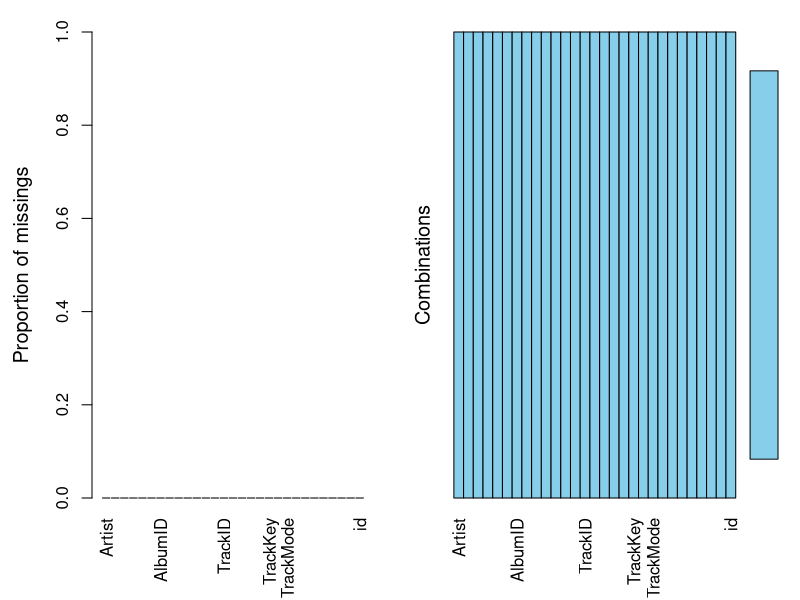
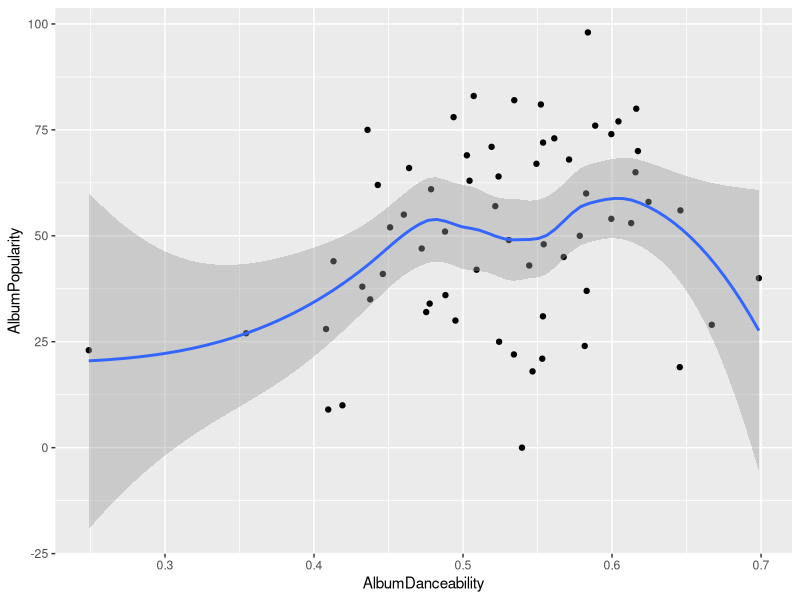
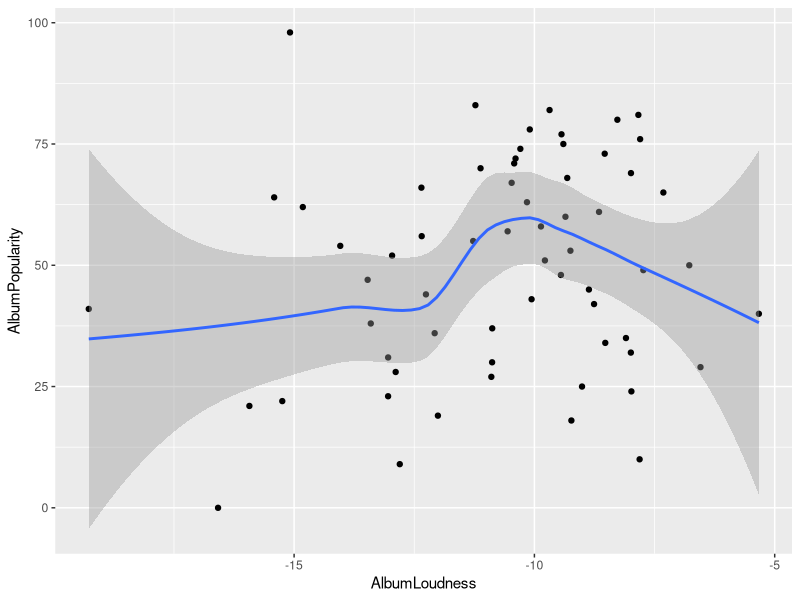
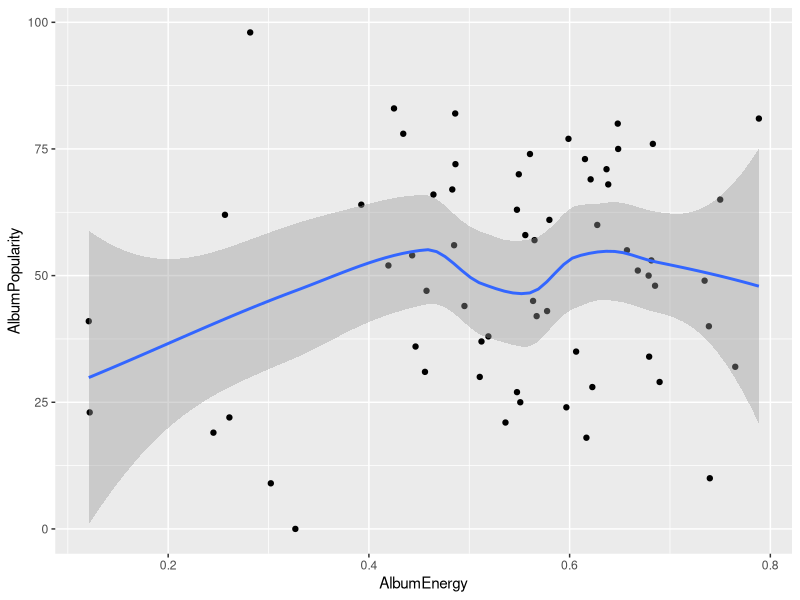
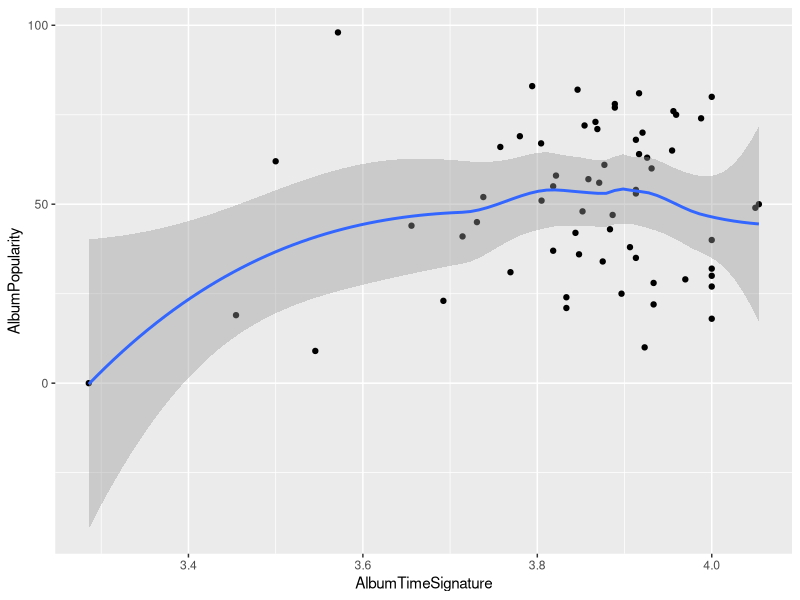
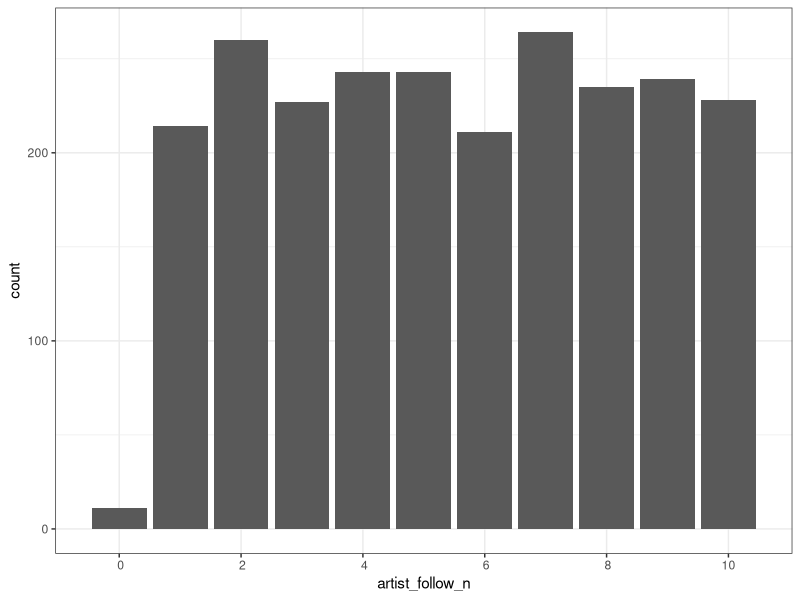
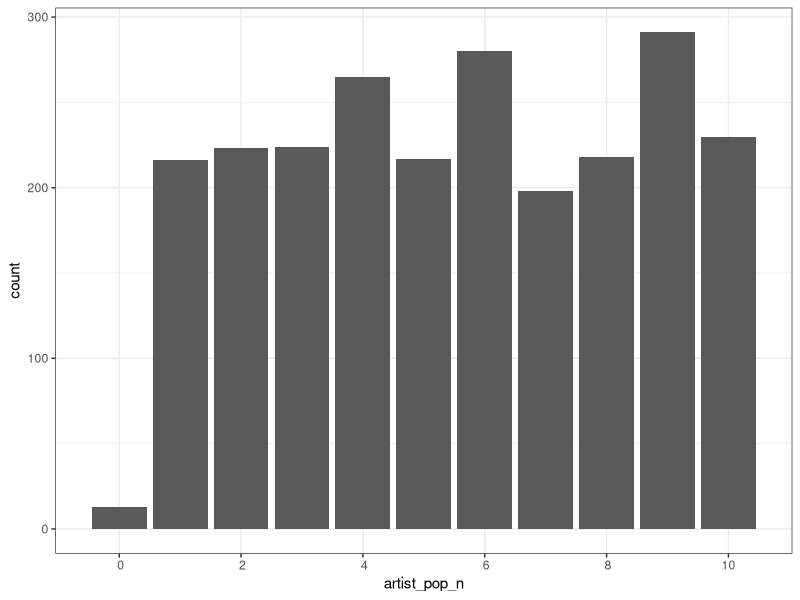
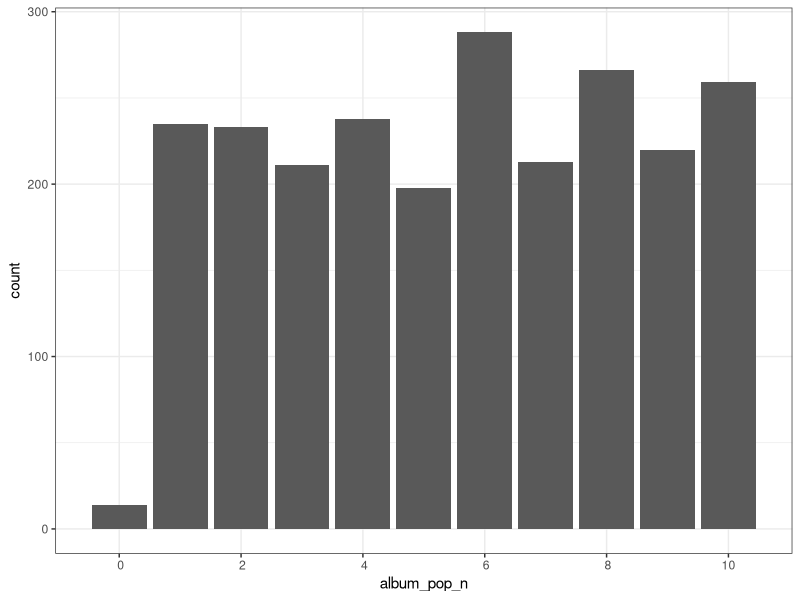

The R source for these figures, in order: (Note: this script raises an error after producing the figures.)
## ---- chunk 1
knitr::opts_chunk$set(echo = TRUE)
## ---- chunk 2
library(tidyverse)
library(lubridate)
library(GGally)
library(cluster)
library(VIM)
library(fpc)
library(leaps)

## ---- chunk 3
spotify.clustering <- read_csv("inst/edited_spotify.csv")

clean_data <- spotify.clustering %>%
  mutate(AlbumReleaseDate = parse_date_time(AlbumReleaseDate, orders = c("y", "ym","ymd"))) %>%
  #Old-school grepl method
  mutate(Artist = ifelse(grepl("Beyonc*", Artist), 'Beyonce', Artist)) %>%
  #Tidyverse str_detect method
  mutate(Artist = ifelse(Artist %>% 
                           str_detect("Janelle Mon*"), 'Janelle Monae', Artist)) %>%
  mutate(AlbumBestChartPosition = ifelse(AlbumBestChartPosition %>% 
                           str_detect("#N/A"), 0, AlbumBestChartPosition)) %>%
  mutate(AlbumBestChartPosition = as.numeric(AlbumBestChartPosition)) %>%
  na.omit() %>%
  mutate(id = row_number()) %>%
  mutate(id = as.character(id)) 
sapply(data, class)

aggr(clean_data) # checks for missing data

test_data <- subset(clean_data, ((AlbumName == "A Girl Called Dusty") | 
                                 (AlbumName == "Action!") |
                                 (AlbumName == "Selling England By The Pound") |
                                 (AlbumName == "Carpenters") | 
                                 (AlbumName == "Ride On") |
                                 (AlbumName == "Autoamerican") |
                                 (AlbumName == "Selected Ambient Works 85-92") |    
                                 (AlbumName == "Different Class") |
                                 (AlbumName == "O") |
                                 (AlbumName == "The Elder Scrolls IV: Oblivion: Original Game Soundtrack") |
                                 (AlbumName == "AM") |
                                 (AlbumName == "An Awesome Wave")))

training_data <- subset(clean_data, ((AlbumName != "A Girl Called Dusty") & 
                                     (AlbumName != "Action!") &
                                     (AlbumName != "Selling England By The Pound") &
                                     (AlbumName != "Carpenters") & 
                                     (AlbumName != "Ride On") &
                                     (AlbumName != "Autoamerican") &
                                     (AlbumName != "Selected Ambient Works 85-92") &    
                                     (AlbumName != "Different Class") &
                                     (AlbumName != "O") &
                                     (AlbumName != "The Elder Scrolls IV: Oblivion: Original Game Soundtrack") &
                                     (AlbumName != "AM") &
                                     (AlbumName != "An Awesome Wave")))

training_data_subsetted <- training_data[c("TrackDuration", "TrackDanceability",
                                 "TrackEnergy", "TrackKey", "TrackLoudness",
                                 "TrackSpeechiness", "TrackAcousticness",
                                 "TrackInstrumentalness", "TrackLiveness", "TrackValence",
                                 "TrackTempo")]
## ---- chunk 4
MyData = {training_data %>% 
    group_by(Artist,AlbumName,AlbumPopularity) %>% 
    summarize(AlbumDanceability = mean(TrackDanceability),
              AlbumLoudness = mean(TrackLoudness),
              AlbumSpeechiness = mean(TrackSpeechiness),
              AlbumDuration = mean(TrackDuration),
              AlbumNumber = mean(TrackNumber),	
              AlbumEnergy = mean(TrackEnergy),	
              AlbumKey = mean(TrackKey),	
              AlbumMode = mean(TrackMode),	
              AlbumAcousticness = mean(TrackAcousticness),	
              AlbumInstrumentalness = mean(TrackInstrumentalness),	
              AlbumLiveness = mean(TrackLiveness),
              AlbumValence = mean(TrackValence),
              AlbumTempo = mean(TrackTempo),	
              AlbumTimeSignature = mean(TrackTimeSignature) )}


#the mean method

MyData1 = {training_data %>% 
    group_by(ArtistPopularity) %>% 
    summarize(ArtistDanceability = mean(TrackDanceability),
              ArtistLoudness = mean(TrackLoudness),
              ArtistSpeechiness = mean(TrackSpeechiness),
              ArtistDuration = mean(TrackDuration),
              ArtistNumber = mean(TrackNumber),	
              ArtistEnergy = mean(TrackEnergy),	
              ArtistKey = mean(TrackKey),	
              ArtistMode = mean(TrackMode),	
              ArtistAcousticness = mean(TrackAcousticness),	
              ArtistInstrumentalness = mean(TrackInstrumentalness),	
              ArtistLiveness = mean(TrackLiveness),
              ArtistValence = mean(TrackValence),
              ArtistTempo = mean(TrackTempo),	
              ArtistTimeSignature = mean(TrackTimeSignature) )}


## ---- chunk 5
MyData2 = {training_data %>% 
    group_by(AlbumPopularity) %>% 
    summarize(AlbumDanceability = mean(TrackDanceability),
              AlbumLoudness = mean(TrackLoudness),
              AlbumSpeechiness = mean(TrackSpeechiness),
              AlbumDuration = mean(TrackDuration),
              AlbumNumber = mean(TrackNumber),	
              AlbumEnergy = mean(TrackEnergy),	
              AlbumKey = mean(TrackKey),	
              AlbumMode = mean(TrackMode),	
              AlbumAcousticness = mean(TrackAcousticness),	
              AlbumInstrumentalness = mean(TrackInstrumentalness),	
              AlbumLiveness = mean(TrackLiveness),
              AlbumValence = mean(TrackValence),
              AlbumTempo = mean(TrackTempo),	
              AlbumTimeSignature = mean(TrackTimeSignature) )}

#ggpairs(MyData2)

MyData2 %>% ggplot(aes(x =AlbumDanceability,y = AlbumPopularity)) + geom_point()  + geom_smooth()

MyData2 %>% ggplot(aes(x = AlbumLoudness,y = AlbumPopularity)) + geom_point()  + geom_smooth()

MyData2 %>% ggplot(aes(x =  AlbumEnergy ,y = AlbumPopularity)) + geom_point()  + geom_smooth()

MyData2 %>% ggplot(aes(x =  AlbumTimeSignature   ,y = AlbumPopularity)) + geom_point()  + geom_smooth()
## ---- chunk 6
#Looking at implementing new variables for each popularity variable
#Can then take this and normalise to give a score out of 100.
#To start with the whole training dataset will be used
normy <- function(x){
  as.numeric(x)
  quantile(x, c(0, 0.1, 0.2, 0.3, 0.4, 0.5, 0.6, 0.7, 0.8, 0.9, 1), na.rm = TRUE)
}
#Assumption: NA means it didn't reach the charts, lower the position the better
abcp_normy <- normy(training_data$AlbumBestChartPosition)
anf_normy <- normy(training_data$ArtistNumFollowers)
awoc_normy <- normy(training_data$AlbumWeeksOnChart)
awn1_normy <- normy(training_data$AlbumWeeksNumberOne)
ap_normy <- normy(training_data$AlbumPopularity)
artp_normy <- normy(training_data$ArtistPopularity)

#Gets the 20% percentile for example
as.numeric(abcp_normy[6])

training_data <- training_data %>%
  mutate(album_bcp = if_else(AlbumBestChartPosition == 0, 1,
                         if_else(AlbumBestChartPosition == 1, 10,
                         if_else(AlbumBestChartPosition == 2, 9,
                         if_else(AlbumBestChartPosition == 3, 8,
                           0 ))))) %>% #... repeat for other variables
  mutate(artist_follow_n = 0) %>%
  mutate(album_pop_n = 0) %>%
  mutate(artist_pop_n = 0) %>%
  mutate(album_weeks_on_chart_n = if_else(AlbumWeeksOnChart == 0, 1, 0)) %>%
  mutate(album_weeks_number_1n = if_else(AlbumWeeksNumberOne == 0, 1, 0)) %>%
  mutate(popularity = -1)

# training_data <- training_data %>%
#   mutate(album_bcp = 0) %>%
#   mutate(artist_follow_n = 0) %>%
#   mutate(album_pop_n = 0) %>%
#   mutate(artist_pop_n = 0) %>%
#   mutate(album_weeks_on_chart_n = 0) %>%
#   mutate(album_weeks_number_1n = 0)

#album weeks number 1, this is fine as we are going > 0 and =< 1
for(i in 8:10){
  for(j in 1:nrow(training_data)){
      if(training_data$AlbumWeeksNumberOne[j] > as.numeric(awn1_normy[i]) &&
         training_data$AlbumWeeksNumberOne[j] <= as.numeric(awn1_normy[i + 1])){
    training_data$album_weeks_number_1n[j] = i
  }
  }
}

for(i in 2:10){
  for(j in 1:nrow(training_data)){
      if(training_data$AlbumWeeksOnChart[j] > as.numeric(awoc_normy[i]) &&
         training_data$AlbumWeeksOnChart[j] <= as.numeric(awoc_normy[i + 1])){
    training_data$album_weeks_on_chart_n[j] = i
  }
  }
}

#album weeks on chart

#albumchartposition
for(i in 6:10){
  for(j in 1:nrow(training_data)){
      if(training_data$AlbumBestChartPosition[j] > as.numeric(abcp_normy[i]) &&
         training_data$AlbumBestChartPosition[j] <= as.numeric(abcp_normy[i + 1])){
    training_data$album_bcp[j] = (12-i)
  }
  }
}

#This is obviously wrong but not sure why... Looks like it should be working to me        
#Updating artist_followers, need to sort it for end case, last one needs to be <= not <0
# Can probably just mutate into it tbh at the end to fix all last cases.
for(i in 1:10){
  for(j in 1:nrow(training_data)){
      if(training_data$ArtistNumFollowers[j] >= as.numeric(anf_normy[i]) &&
         training_data$ArtistNumFollowers[j] < as.numeric(anf_normy[i + 1])){
    training_data$artist_follow_n[j] = i
  }
  }
}
#Create and update artist_popularity
for(i in 1:10){
  for(j in 1:nrow(training_data)){
      if(training_data$ArtistPopularity[j] >= as.numeric(artp_normy[i]) &&
         training_data$ArtistPopularity[j] < as.numeric(artp_normy[i + 1])){
    training_data$artist_pop_n[j] = i
  }
  }
}
#Create and update album popularity
for(i in 1:10){
  for(j in 1:nrow(training_data)){
      if(training_data$AlbumPopularity[j] >= as.numeric(ap_normy[i]) &&
         training_data$AlbumPopularity[j] < as.numeric(ap_normy[i + 1])){
    training_data$album_pop_n[j] = i
  }
  }
}
#Could maybe add a years from release as a penalty to make newer songs higher rated or subset the data?
training_data_pop <- training_data %>%
  mutate(popularity = ((25 * training_data$album_pop_n + 25 * training_data$artist_pop_n +
                         25 * training_data$artist_follow_n + 10 * training_data$album_bcp +
                         10 * training_data$album_weeks_on_chart_n +
                         5 * training_data$album_weeks_number_1n)/10))


bar_plot <- function(x){
  training_data %>% 
  ggplot(aes_string(x = x)) + 
  geom_bar() +
    theme_bw() +
    scale_x_discrete(limits = c(0,2,4,6,8,10))
}
lapply(c("artist_follow_n", "artist_pop_n","album_pop_n","album_bcp",
         "album_weeks_on_chart_n", "album_weeks_number_1n"), bar_plot)
## ---- chunk 7
#all subsets regression
m <- regsubsets(ArtistPopularity ~ ., data = training_data)

summary(m)

par(mfrow = c(1,1))

plot(m, scale = "Cp")

plot(m, scale = "bic")

plot(m, scale = "adjr2")


#a selected best model by BIC
m1 <- lm(ArtistPopularity ~ ArtistDanceability + ArtistAcousticness + ArtistValence,data=training_data)
summary(m1)

#all subsets regression
m <- regsubsets( AlbumPopularity ~ ., data = MyData2)

summary(m)

par(mfrow = c(1,1))

plot(m, scale = "Cp")

plot(m, scale = "bic")

plot(m, scale = "adjr2")


#a selected best model by BIC
m1 <- lm(AlbumPopularity ~ AlbumDanceability + AlbumAcousticness + AlbumValence,data=MyData2)
summary(m1)
## ---- chunk 8
#Genre analysis using stringr to extract the most commonly appearing words
spotify.genres <- read_csv("inst/edited_spotify.csv") %>% 
  mutate(ArtistGenres = strsplit(ArtistGenres, ","))

genres <- na.omit(unique(unlist(spotify.genres$ArtistGenres)))

split_genres <- NULL

for(i in 1:length(genres)) {
  split_genres[i] <- strsplit(genres[i], " ")
}

genre_words <- unlist(split_genres)

unique_genre_words <- unique(genre_words)

genre_words_table <- subset(as.data.frame(table(genre_words)), (Freq > 7))

genre_freq_plot <- ggplot(data = genre_words_table, aes(x=genre_words, y=Freq)) + geom_col()

print(genre_freq_plot)

#Looking at the clusters with 6 as shown from the genre analysis
clusters <- pam(training_data, 6)
plotcluster(training_data, clusters$cluster, color = TRUE, shade = TRUE, labels = 2, lines = 0)
## ---- chunk 9

genres <- mutate(training_data, ArtistGenres = strsplit(ArtistGenres, ","))$ArtistGenres %>% 
  unlist() %>% unique() %>% na.omit()

split_genres <- NULL

for(i in 1:length(genres)) {
  split_genres[i] <- strsplit(genres[i], " ")
}

genre_words <- unlist(split_genres)

genre_words <- replace(genre_words, (genre_words == "hip" | genre_words == "hop"), "hip-hop")

unique_genre_words <- unique(genre_words)

genre_freq_plot <- subset(as.data.frame(table(genre_words)), (Freq > 8)) %>% 
  ggplot(aes(x=genre_words, y=Freq)) + geom_col()

print(genre_freq_plot)

## ---- chunk 10

# associate tracks that have multiple genres with the most frequent genre (since these will be broader)

training_data_genre <- training_data %>% mutate(TrueCluster = (row_number()-row_number()))

for(i in 1:length(training_data_genre$ArtistID)) {
  if(str_detect(training_data$ArtistGenres[i], "folk")) {training_data$TrueCluster[i] <- 5}
  if(str_detect(training_data$ArtistGenres[i], "indie")) {training_data$TrueCluster[i] <- 4}
  if(str_detect(training_data$ArtistGenres[i], "hip")) {training_data$TrueCluster[i] <- 3}
  if(str_detect(training_data$ArtistGenres[i], "hop")) {training_data$TrueCluster[i] <- 3}
  if(str_detect(training_data$ArtistGenres[i], "pop")) {training_data$TrueCluster[i] <- 2}
  if(str_detect(training_data$ArtistGenres[i], "rock")) {training_data$TrueCluster[i] <- 1}
}

View(training_data_genre)
## ---- chunk 11

clustering_training_data <- training_data[c("TrackDuration", "TrackDanceability",
                                            "TrackEnergy", "TrackKey", "TrackLoudness",
                                            "TrackSpeechiness", "TrackAcousticness",
                                            "TrackInstrumentalness", "TrackLiveness", 
                                            "TrackValence", "TrackTempo")]

clusters <- pam(clustering_training_data, 6)

plotcluster(clustering_training_data, clusters$cluster)

## ---- chunk 12

# Not sure why gather doesn't work, looks like it should as all attributes are numeric but anyway
# distributions <- clean_data %>%
#   gather(key = key, value = value) %>%
#   subset(key %in% colnames(clean_data[15:27])) %>%
#   ggplot() +
#   geom_density(aes(value)) +
#   facet_wrap(~key, scales = "free") +
#   theme_classic()


#print(distributions) commented out because it takes forever to run

ggpairs_1 <- ggpairs(data = training_data_subsetted, columns = 15:27, title = "GGpairs")

#print(ggpairs_1) see above

#Puts each song in  a cluster based on ALL numeric discriptors
cluster_1 <- training_data_subsetted %>%
  select(colnames(training_data_subsetted[15:27]), -TrackMode) %>%
  kmeans(50,100,1)
clusters <- cluster_1$cluster %>%
  enframe(name = "id") %>%
  mutate(id = as.character(id))

#Not sure why not merging think it should
clean_data <- right_join(training_data_subsetted, clusters, by = "id")  %>%
  rename_(cluster = "value")
tibbled <- tibble(clean_data, cluster_1$cluster)
